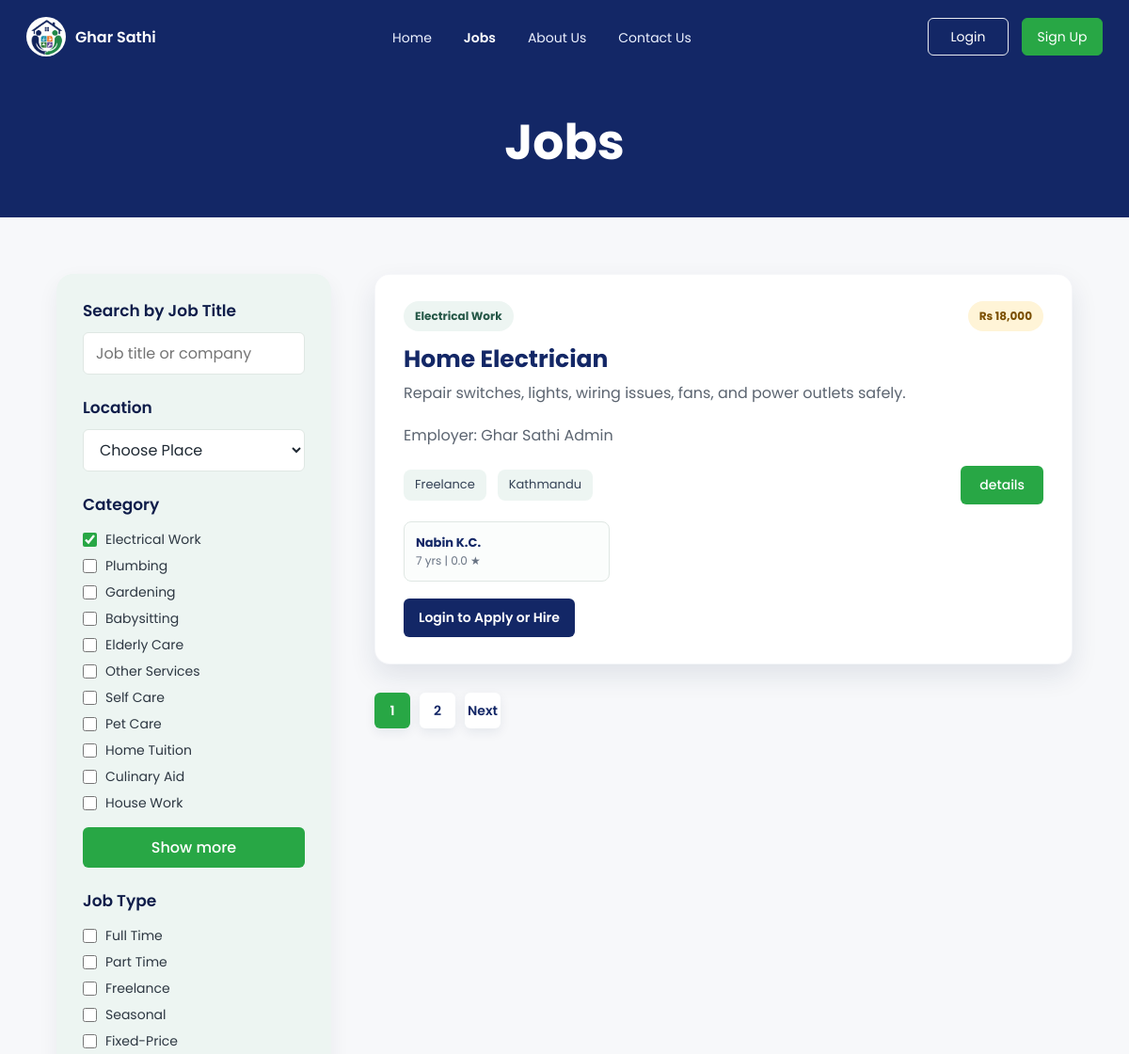
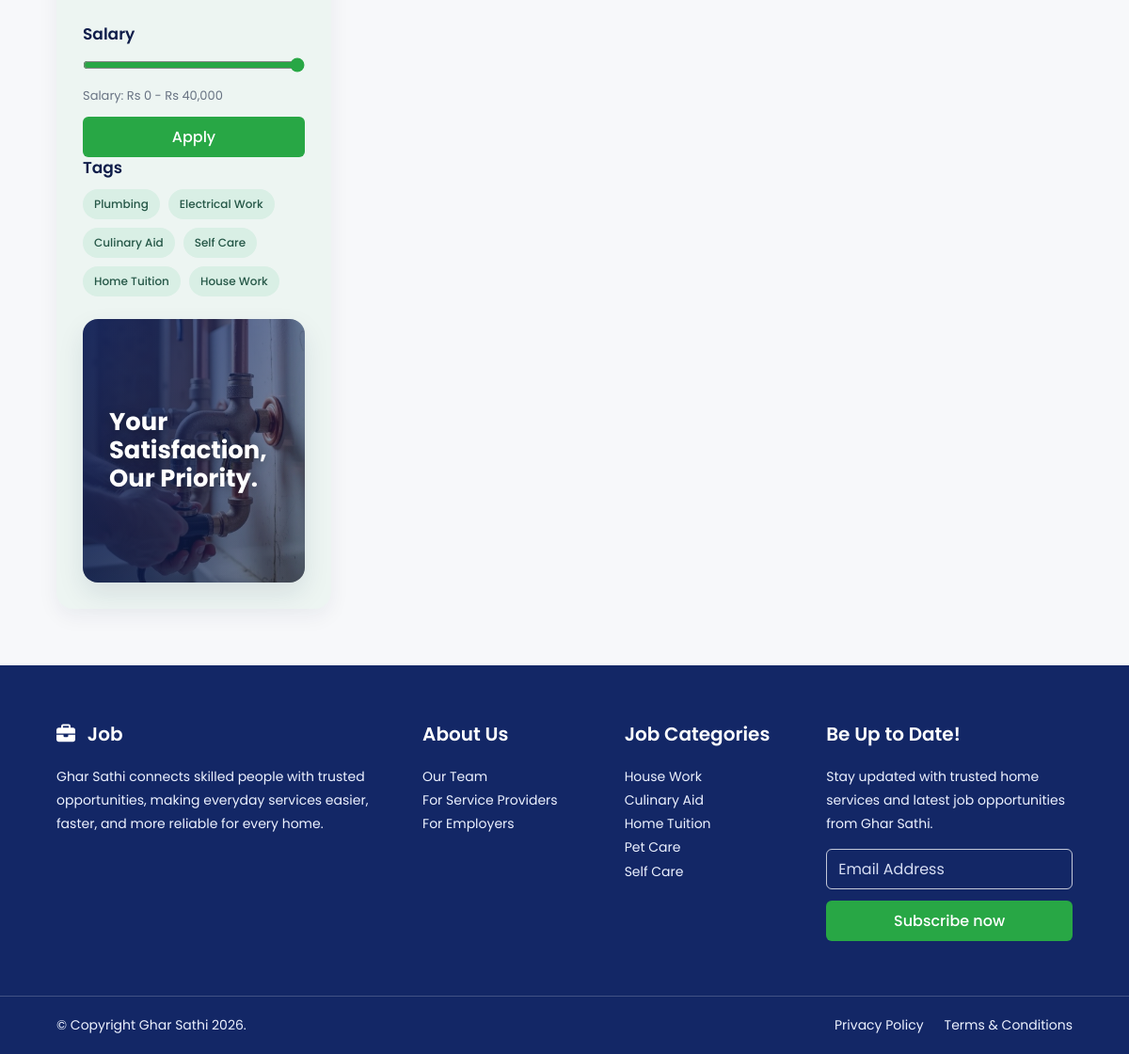
Screenshot of /Jobs page/jobs.php?category=Electrical+Work with the database file from the repository (2 pictures, top to bottom).
### tables this page shows
CREATE TABLE IF NOT EXISTS jobs (
    job_id INT AUTO_INCREMENT PRIMARY KEY,
    employer_id INT NOT NULL,
    category_id INT NOT NULL,
    title VARCHAR(150) NOT NULL,
    description TEXT,
    job_type VARCHAR(50),
    salary DECIMAL(10,2) DEFAULT 0,
    location VARCHAR(100),
    created_at TIMESTAMP DEFAULT CURRENT_TIMESTAMP,
    FOREIGN KEY (employer_id) REFERENCES users(user_id) ON DELETE CASCADE,
    FOREIGN KEY (category_id) REFERENCES categories(category_id) ON DELETE CASCADE
);

CREATE TABLE IF NOT EXISTS categories (
    category_id INT AUTO_INCREMENT PRIMARY KEY,
    category_name VARCHAR(100) NOT NULL UNIQUE
);

CREATE TABLE IF NOT EXISTS users (
    user_id INT AUTO_INCREMENT PRIMARY KEY,
    full_name VARCHAR(100) NOT NULL,
    username VARCHAR(50) UNIQUE,
    email VARCHAR(100) UNIQUE NOT NULL,
    phone VARCHAR(20),
    password VARCHAR(255) NOT NULL,
    role ENUM('Employer','Worker','Admin') NOT NULL DEFAULT 'Employer',
    created_at TIMESTAMP DEFAULT CURRENT_TIMESTAMP
);

### Jobs page/jobs.php (the view, shortened to what this page needs)
<?php
require_once __DIR__ . '/../includes/app.php';
$jobs = $fallbackJobs;
$result = mysqli_query(
    $conn,
    'SELECT jobs.job_id, jobs.category_id, jobs.title, jobs.description, jobs.job_type, jobs.salary, jobs.location,
            categories.category_name, users.full_name AS employer_name
     FROM jobs
     INNER JOIN categories ON categories.category_id = jobs.category_id
     INNER JOIN users ON users.user_id = jobs.employer_id
     ORDER BY jobs.job_id DESC'
);
if ($result && mysqli_num_rows($result) > 0) {
    $jobs = [];
    $minutes = 10;
    while ($row = mysqli_fetch_assoc($result)) {
        $jobs[] = [
            'job_id' => (int) $row['job_id'],
            'category_id' => (int) $row['category_id'],
            'time' => 'Recently',
            'title' => $row['title'] ?? '',
            'description' => $row['description'] ?? '',
            'category' => $row['category_name'] ?? '',
            'type' => $row['job_type'] ?? '',
            'salary' => 'Rs ' . number_format((float) ($row['salary'] ?? 0), 0),
            'location' => $row['location'] ?? '',
            'employer' => $row['employer_name'] ?? '',
            'salary_max' => (float) ($row['salary'] ?? 0),
            'minutes' => $minutes,
        ];
        $minutes += 2;
    }
}
$initialSearch = trim($_GET['search'] ?? '');
$initialCategory = trim($_GET['category'] ?? '');
$categoriesForFilter = array_values(array_unique(array_filter(array_map(fn($job) => $job['category'] ?? '', $jobs))));
$user = current_user($conn);
$userRole = $user['role'] ?? '';
?>
<!DOCTYPE html>
<html lang="en">
<head>
<link rel="stylesheet" href="jobs.css">
<link rel="stylesheet" href="https://cdnjs.cloudflare.com/ajax/libs/font-awesome/6.7.1/css/all.min.css">
</head>
<body>
<header class="site-header">
<section class="hero"><h1>Jobs</h1></section>
</header>
<main class="jobs-section">
<aside class="filter-box" aria-label="Job filters">
<form id="jobFilterForm">
<div class="filter-group"><h3>Search by Job Title</h3><input id="jobSearch" type="search" placeholder="Job title or company" value="<?php echo e($initialSearch); ?>"></div>
<div class="filter-group">
<h3>Location</h3>
<select id="locationFilter">
<option value="">Choose Place</option>
</select>
</div>
<div class="filter-group">
<h3>Category</h3>
<?php foreach ($categoriesForFilter as $categoryName): ?>
<label><input type="checkbox" name="category" value="<?php echo e($categoryName); ?>" <?php echo $initialCategory === $categoryName ? 'checked' : ''; ?>> <?php echo e($categoryName); ?></label>
<?php endforeach; ?>
<button class="show-btn" type="button">Show more</button>
</div>
<div class="filter-group">
<h3>Job Type</h3>
<label><input type="checkbox" name="type" value="Full/Part Time"> Full Time</label>
<label><input type="checkbox" name="type" value="Part time"> Part Time</label>
<label><input type="checkbox" name="type" value="Freelance"> Freelance</label>
<label><input type="checkbox" name="type" value="Seasonal"> Seasonal</label>
<label><input type="checkbox" name="type" value="Fixed-Price"> Fixed-Price</label>
</div>
<div class="filter-group">
<h3>Salary</h3>
<input id="salaryRange" type="range" min="0" max="40000" value="40000">
<p class="salary-text">Salary: Rs 0 - Rs <span id="salaryValue">40,000</span></p>
<button class="apply-btn" type="submit">Apply</button>
</div>
</form>
<div class="filter-group tags-group">
<h3>Tags</h3>
<div class="tags">
<button type="button" data-tag="Plumbing">Plumbing</button>
<button type="button" data-tag="Electrical Work">Electrical Work</button>
<button type="button" data-tag="Culinary Aid">Culinary Aid</button>
<button type="button" data-tag="Self Care">Self Care</button>
<button type="button" data-tag="Home Tuition">Home Tuition</button>
<button type="button" data-tag="House Work">House Work</button>
</div>
</div>
<div class="priority-panel" aria-label="Ghar Sathi promise"><p>Your<br>Satisfaction,<br>Our Priority.</p></div>
</aside>
<section class="job-container" aria-label="Available jobs">
<div class="job-list" id="jobList">
<?php foreach ($jobs as $index => $job): ?>
<?php
$jobId = (int) ($job['job_id'] ?? 0);
$verifiedWorkers = fetch_workers_for_category($conn, (int) ($job['category_id'] ?? 0), 3);
?>
<article class="job-card" data-page="<?php echo $index < 6 ? '1' : '2'; ?>" data-title="<?php echo e($job['title']); ?>" data-category="<?php echo e($job['category']); ?>" data-type="<?php echo e($job['type']); ?>" data-location="<?php echo e($job['location']); ?>" data-salary="<?php echo e($job['salary_max']); ?>" data-minutes="<?php echo e($job['minutes']); ?>" <?php echo $index < 6 ? '' : 'hidden'; ?>>
<div class="job-card-head"><span class="category-badge"><?php echo e($job['category']); ?></span><span class="salary-badge"><?php echo e($job['salary']); ?></span></div>
<h2><?php echo e($job['title']); ?></h2>
<p><?php echo e($job['description']); ?></p>
<p class="job-employer">Employer: <?php echo e($job['employer'] ?? 'Ghar Sathi'); ?></p>
<div class="job-info">
<span><?php echo e($job['type']); ?></span>
<span><?php echo e($job['location']); ?></span>
<a href="../Details Page/details.php?id=<?php echo $jobId; ?>">details</a>
</div>
<?php if ($verifiedWorkers): ?>
<div class="worker-strip" aria-label="Available workers">
<?php foreach ($verifiedWorkers as $worker): ?>
<div class="mini-worker">
<div><strong><?php echo e($worker['full_name']); ?></strong><span><?php echo e($worker['experience_years']); ?> yrs | <?php echo e(number_format((float) $worker['avg_rating'], 1)); ?> ★</span></div>
</div>
<?php endforeach; ?>
</div>
<?php endif; ?>
<div class="job-actions">
<?php if (!$user): ?>
<a class="secondary-action" href="../Login Page/login.html">Login to Apply or Hire</a>
<?php elseif ($userRole === 'Worker'): ?>
<a class="secondary-action" href="../About Us Page/apply_resume.php?job_id=<?php echo $jobId; ?>">Apply Job</a>
<?php else: ?>
<a class="secondary-action" href="../dasboard/dashboard.php">Manage in Dashboard</a>
<?php endif; ?>
</div>
</article>
<?php endforeach; ?>
</div>
<nav class="pagination" aria-label="Job pages">
<a class="active" href="#" data-page-link="1">1</a>
<a href="#" data-page-link="2">2</a>
<a href="#" data-page-link="next">Next</a>
</nav>
</section>
</main>
</body>
</html>

### rows the page displays
jobs: category.category_name "Electrical Work", salary "Rs 18,000", title "Home Electrician", description "Repair switches, lights, wiring issues, fans, and power outlets safely.", employer.full_name "Ghar Sathi Admin", job_type "Freelance", location "Kathmandu"
users: full_name "Nabin K.C.", experience_years "7", avg_rating "0.0"

### other values shown
$categoryName "Electrical Work"
$categoryName "Plumbing"
$categoryName "Gardening"
$categoryName "Babysitting"
$categoryName "Elderly Care"
$categoryName "Other Services"
$categoryName "Self Care"
$categoryName "Pet Care"
$categoryName "Home Tuition"
$categoryName "Culinary Aid"
$categoryName "House Work"
